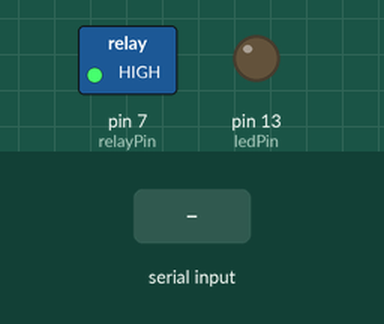
Bench run of a sketch on a simulated Arduino Uno, built with avr-gcc and run on an emulated ATmega328P. Shown: switched loads named in the sketch (green lamp = pin HIGH), output pins drawn as LEDs (lit = HIGH). Dashed ring = blinking. The test bench sets the inputs (shaded band).

Above: at 1.2 s.
1.3 s: "Robot_Arrived" received over the second serial link
At 2.4 s:
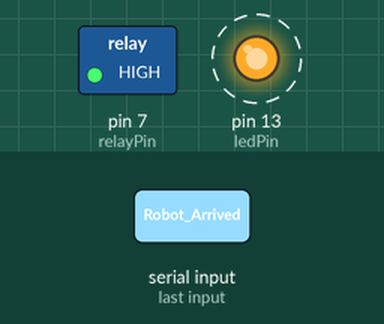
At 4.4 s:
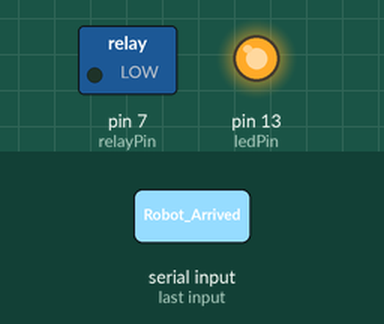
Timing chart, 0 to 5.9 s (numbered marks = the images above; inputs shaded):
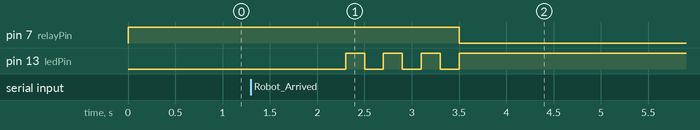

The sketch:

Test.ino
```cpp
#include <SoftwareSerial.h>
SoftwareSerial hc12(2, 3);

const int relayPin = 7;
const int ledPin = 13; // 你可以換成你接的 LED 腳位

void setup() {
  hc12.begin(9600);
  pinMode(relayPin, OUTPUT);
  pinMode(ledPin, OUTPUT);
  digitalWrite(relayPin, HIGH);  // 初始化為關閉（HIGH = 關閉）
  digitalWrite(ledPin, LOW);     // LED 預設熄滅
}

void loop() {
  if (hc12.available()) {
    String received = hc12.readString();
    received.trim();

    if (received == "Robot_Arrived") {
      // 🟡 狀態提示：快速閃爍 3 次
      for (int i = 0; i < 3; i++) {
        digitalWrite(ledPin, HIGH);
        delay(200);
        digitalWrite(ledPin, LOW);
        delay(200);
      }

      // ✅ 啟動狀態：長亮 LED，啟動繼電器
      digitalWrite(ledPin, HIGH);
      digitalWrite(relayPin, LOW);     // 啟動繼電器（滾輪開始轉）
      delay(1500);                     // 緩衝時間
      hc12.println("Test_Start");      // 回傳開始訊號

      delay(70000);                    // 滾輪作動 70 秒
      digitalWrite(relayPin, HIGH);    // 關閉繼電器
      hc12.println("Relay_End");       // optional 通知主機

      // ⛔️ 收尾：LED 熄滅
      digitalWrite(ledPin, LOW);
    }
  }
}
```

Measured:
- after the input at 1.3 s, pin 7 (relayPin): HIGH → LOW after 2.2 s; pin 13 (ledPin): alternates HIGH for 0.20 s and LOW for 0.20 s, 7 changes in all, then stays HIGH, starting after 1.0 s
